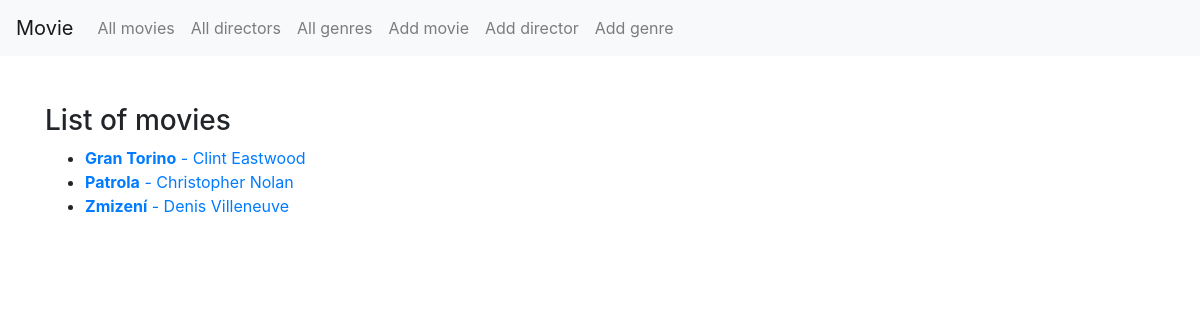
Screenshot of /movielist/ with the database file from the repository.
### Movie/models.py (models this page shows, shortened)
class Movie(models.Model):
    name = models.CharField('Name', max_length=100, unique=True)
    description = models.TextField('Description', null=True, blank=True)
    genre = models.ForeignKey('Genre')
    director = models.ForeignKey('Director')
    year = models.IntegerField('Year of release', null=True)

class Director(models.Model):
    name = models.CharField('Director name', max_length=50, unique=True)
    year = models.IntegerField('Year of birth', null=True)
    nationality = models.CharField("Nationality", max_length=100)
    height = models.FloatField("Height")

### Movie/views.py (the view)
# urls.py: url(r'^movielist/$', views.list_all_movies, name='movielist'),
def list_all_movies(request):
    all_movies = Movie.objects.all().order_by('name')
    context = {'all_movies': all_movies}
    return render(request, 'Movie/movies.html', context)

### Movie/templates/Movie/movies.html (shortened to what this page needs)
{% extends "Movie/base.html" %}
{% block content %}
<div style="text-align:left">
    {% if all_movies %}
    <h3>List of movies</h3>
    <ul>
        {% for movie in all_movies %}
        <li><a href="/movielist/{{ movie.id }}/"><b>{{ movie.name }}</b> - {{ movie.director.name }}</a>
        </li>
        {% endfor %}
    </ul>
    {% else %}
    <h3>You don't have any movies in the database.</h3>
    {% endif %}
</div>
{% endblock %}

### rows the page displays
Movie: name "Gran Torino", director.name "Clint Eastwood"
Movie: name "Patrola", director.name "Christopher Nolan"
Movie: name "Zmizení", director.name "Denis Villeneuve"
